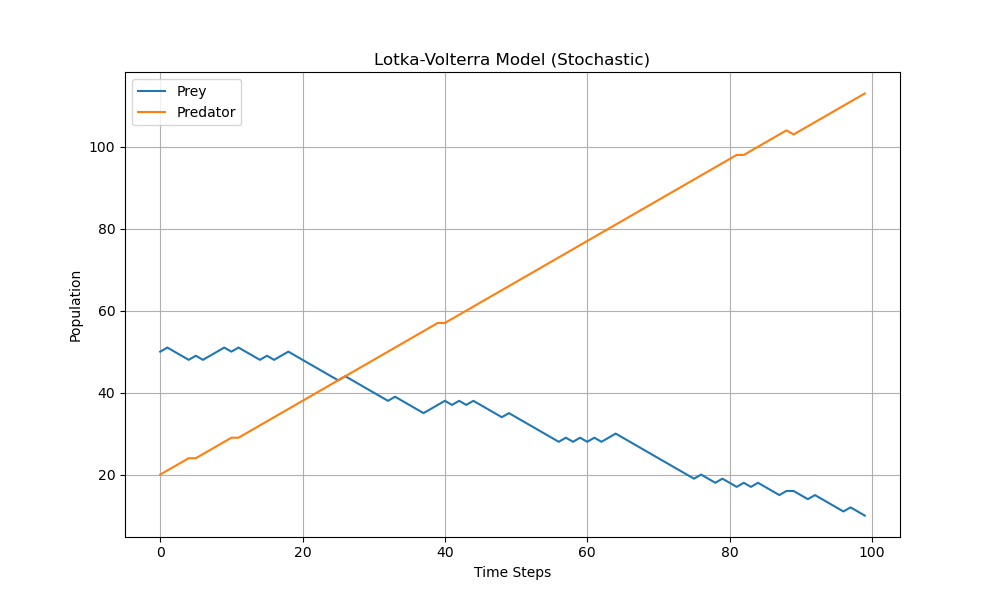

Recreate this plot in Python.
import numpy as np
import matplotlib.pyplot as plt

# Parameters
alpha = 0.1  # Prey growth rate
beta = 0.02  # Predation rate
gamma = 0.3  # Predator reproduction rate
delta = 0.01  # Predator death rate

# Initial populations
prey_population = 50
predator_population = 20

# Simulation settings
num_steps = 100  # Number of time steps

# Arrays to store populations over time
prey_population_over_time = np.zeros(num_steps)
predator_population_over_time = np.zeros(num_steps)

# Initial population values
prey_population_over_time[0] = prey_population
predator_population_over_time[0] = predator_population

# Gillespie algorithm for stochastic simulation
for t in range(1, num_steps):
    # Compute reaction rates
    prey_birth_rate = alpha * prey_population_over_time[t - 1]
    predation_rate = beta * prey_population_over_time[t - 1] * predator_population_over_time[t - 1]
    predator_death_rate = delta * predator_population_over_time[t - 1]
    predator_birth_rate = gamma * predation_rate
    
    # Total reaction rate
    total_rate = prey_birth_rate + predation_rate + predator_death_rate + predator_birth_rate
    
    # Check if total rate is zero
    if total_rate == 0:
        # If total rate is zero, populations remain unchanged
        prey_population_over_time[t] = prey_population_over_time[t - 1]
        predator_population_over_time[t] = predator_population_over_time[t - 1]
        continue
    
    # Time until next event
    dt = np.random.exponential(1 / total_rate)
    
    # Determine which event occurs
    probabilities = [prey_birth_rate, predation_rate, predator_death_rate, predator_birth_rate]
    probabilities = [max(p, 0) for p in probabilities]  # Ensure probabilities are non-negative
    probabilities /= np.sum(probabilities)  # Normalize probabilities
    event = np.random.choice(range(4), p=probabilities)
    
    # Update populations accordingly
    if event == 0:
        prey_population_over_time[t] = prey_population_over_time[t - 1] + 1
        predator_population_over_time[t] = predator_population_over_time[t - 1]
    elif event == 1:
        prey_population_over_time[t] = prey_population_over_time[t - 1] - 1
        predator_population_over_time[t] = predator_population_over_time[t - 1] + 1
    elif event == 2:
        prey_population_over_time[t] = prey_population_over_time[t - 1]
        predator_population_over_time[t] = predator_population_over_time[t - 1] - 1
    elif event == 3:
        prey_population_over_time[t] = prey_population_over_time[t - 1] + 1
        predator_population_over_time[t] = predator_population_over_time[t - 1] + 1

# Plotting the results
plt.figure(figsize=(10, 6))
plt.plot(range(num_steps), prey_population_over_time, label='Prey')
plt.plot(range(num_steps), predator_population_over_time, label='Predator')
plt.title('Lotka-Volterra Model (Stochastic)')
plt.xlabel('Time Steps')
plt.ylabel('Population')
plt.legend()
plt.grid(True)
plt.show()
